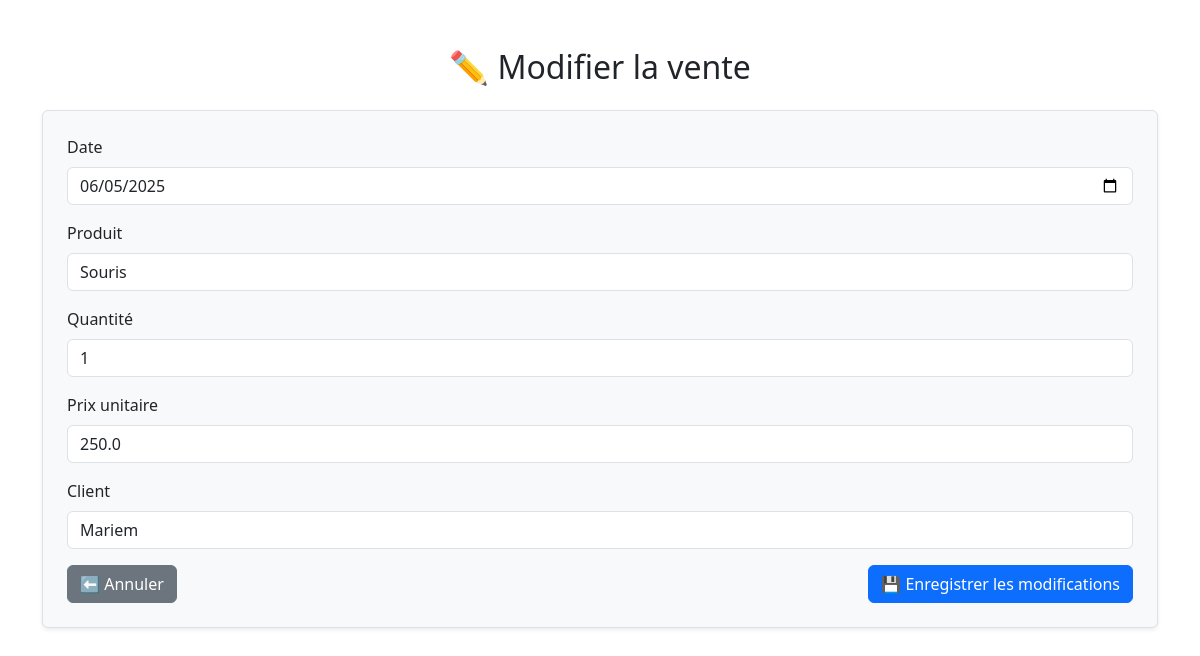
Page /modifier/3 on the committed database.
### tables this page shows
CREATE TABLE ventes (
    id INTEGER PRIMARY KEY AUTOINCREMENT,
    date TEXT,
    produit TEXT,
    quantite INTEGER,
    prix_unitaire REAL,
    client TEXT
);

### app.py (the view, shortened to what this page needs)
@app.route('/modifier/<int:id>', methods=['GET', 'POST'])
def modifier(id):
    conn = sqlite3.connect("db/ventes.db")
    conn.row_factory = sqlite3.Row
    cursor = conn.cursor()
    cursor.execute("SELECT * FROM ventes WHERE id = ?", (id,))
    vente = cursor.fetchone()
    conn.close()
    return render_template('modifier.html', vente=vente)

### templates/modifier.html (shortened to what this page needs)
<!DOCTYPE html>
<html lang="fr">
<head>
    <link href="https://cdn.jsdelivr.net/npm/bootstrap@5.3.0/dist/css/bootstrap.min.css" rel="stylesheet">
</head>
<body>
    <div class="container mt-5">
        <h2 class="mb-4 text-center">✏️ Modifier la vente</h2>
        <form method="POST" action="{{ url_for('modifier', id=vente.id) }}" class="p-4 border rounded shadow-sm bg-light">
            <div class="mb-3">
                <label for="date" class="form-label">Date</label>
                <input type="date" name="date" id="date" class="form-control" value="{{ vente.date }}" required>
            </div>
            <div class="mb-3">
                <label for="produit" class="form-label">Produit</label>
                <input type="text" name="produit" id="produit" class="form-control" value="{{ vente.produit }}" required>
            </div>
            <div class="mb-3">
                <label for="quantite" class="form-label">Quantité</label>
                <input type="number" name="quantite" id="quantite" class="form-control" value="{{ vente.quantite }}" min="1" required>
            </div>
            <div class="mb-3">
                <label for="prix_unitaire" class="form-label">Prix unitaire</label>
                <input type="number" step="0.01" name="prix_unitaire" id="prix_unitaire" class="form-control" value="{{ vente.prix_unitaire }}" required>
            </div>
            <div class="mb-3">
                <label for="client" class="form-label">Client</label>
                <input type="text" name="client" id="client" class="form-control" value="{{ vente.client }}" required>
            </div>
            <div class="d-flex justify-content-between">
                <a href="{{ url_for('index') }}" class="btn btn-secondary">⬅️ Annuler</a>
                <button type="submit" class="btn btn-primary">💾 Enregistrer les modifications</button>
            </div>
        </form>
    </div>
</body>
</html>

### rows in the picture
ventes: date "06/05/2025", produit "Souris", quantite "1", prix_unitaire "250.0", client "Mariem"
